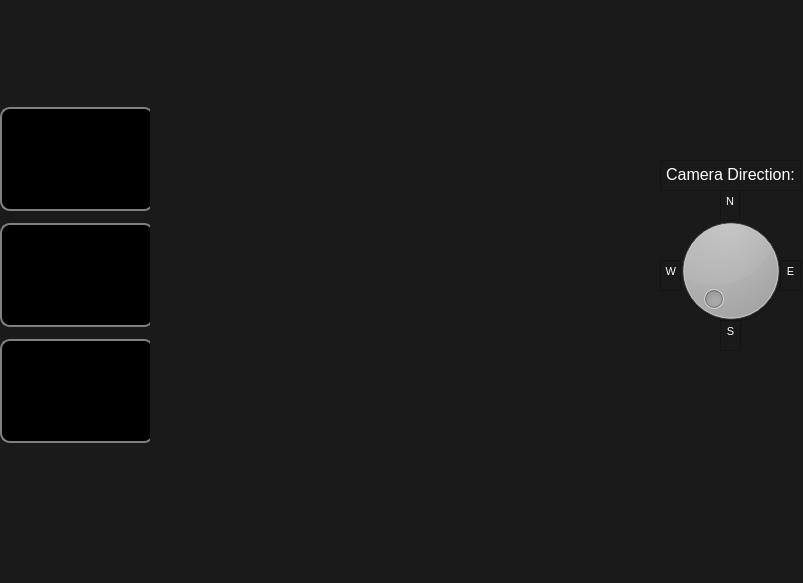
<?xml version="1.0" encoding="UTF-8"?>
<ui version="4.0">
 <class>MainWindow</class>
 <widget class="QMainWindow" name="MainWindow">
  <property name="geometry">
   <rect>
    <x>0</x>
    <y>0</y>
    <width>803</width>
    <height>583</height>
   </rect>
  </property>
  <property name="windowTitle">
   <string>MainWindow</string>
  </property>
  <property name="styleSheet">
   <string notr="true">background-color: #1a1a1a;</string>
  </property>
  <widget class="QWidget" name="centralwidget">
   <widget class="QWidget" name="verticalLayoutWidget">
    <property name="geometry">
     <rect>
      <x>0</x>
      <y>0</y>
      <width>154</width>
      <height>551</height>
     </rect>
    </property>
    <layout class="QVBoxLayout" name="navbar">
     <item>
      <layout class="QGridLayout" name="gridLayout">
       <item row="0" column="0">
        <layout class="QVBoxLayout" name="verticalLayout">
         <property name="spacing">
          <number>12</number>
         </property>
         <item>
          <widget class="QPushButton" name="pushButton">
           <property name="mouseTracking">
            <bool>false</bool>
           </property>
           <property name="contextMenuPolicy">
            <enum>Qt::DefaultContextMenu</enum>
           </property>
           <property name="styleSheet">
            <string notr="true">QPushButton {
    background-color: black;
    background-image: url(&quot;C:/Users/XBbur/OneDrive/Desktop/SPARK/uielements/home_icon.png&quot;);
    background-repeat: no-repeat;
    background-position: center;

    border-style: solid;        
    border-width: 2px;           
    border-color: gray;           /* Default border: gray */
    color: white;
    height: 100px;
    border-radius: 10px;
}

/* Hover state: white border */
QPushButton:hover {
    border-color: white;
    color: white;
}

/* Pressed state: swap image */
QPushButton:pressed {
    background-image: url(&quot;C:/Users/XBbur/OneDrive/Desktop/SPARK/uielements/home_icon_ON.png&quot;);
}
</string>
           </property>
           <property name="text">
            <string/>
           </property>
           <property name="icon">
            <iconset>
             <normaloff>home_icon_off.png</normaloff>
             <normalon>home_icon_ON.png</normalon>home_icon_off.png</iconset>
           </property>
           <property name="iconSize">
            <size>
             <width>64</width>
             <height>64</height>
            </size>
           </property>
          </widget>
         </item>
         <item>
          <widget class="QPushButton" name="pushButton_3">
           <property name="styleSheet">
            <string notr="true">QPushButton {
    background-color: black;
    background-image: url(&quot;C:/Users/XBbur/OneDrive/Desktop/SPARK/uielements/home_icon.png&quot;);
    background-repeat: no-repeat;
    background-position: center;

    border-style: solid;        
    border-width: 2px;           
    border-color: gray;           /* Default border: gray */
    color: white;
    height: 100px;
    border-radius: 10px;
}

/* Hover state: white border */
QPushButton:hover {
    border-color: white;
    color: white;
}

/* Pressed state: swap image */
QPushButton:pressed {
    background-image: url(&quot;C:/Users/XBbur/OneDrive/Desktop/SPARK/uielements/home_icon_ON.png&quot;);
}
</string>
           </property>
           <property name="text">
            <string/>
           </property>
           <property name="icon">
            <iconset>
             <normaloff>uielements/camera_icon.png</normaloff>uielements/camera_icon.png</iconset>
           </property>
           <property name="iconSize">
            <size>
             <width>60</width>
             <height>86</height>
            </size>
           </property>
          </widget>
         </item>
         <item>
          <widget class="QPushButton" name="pushButton_2">
           <property name="styleSheet">
            <string notr="true">QPushButton {
    background-color: black;
    background-image: url(&quot;C:/Users/XBbur/OneDrive/Desktop/SPARK/uielements/home_icon.png&quot;);
    background-repeat: no-repeat;
    background-position: center;

    border-style: solid;        
    border-width: 2px;           
    border-color: gray;           /* Default border: gray */
    color: white;
    height: 100px;
    border-radius: 10px;
}

/* Hover state: white border */
QPushButton:hover {
    border-color: white;
    color: white;
}

/* Pressed state: swap image */
QPushButton:pressed {
    background-image: url(&quot;C:/Users/XBbur/OneDrive/Desktop/SPARK/uielements/home_icon_ON.png&quot;);
}
</string>
           </property>
           <property name="text">
            <string/>
           </property>
           <property name="icon">
            <iconset>
             <normaloff>uielements/drone_icon.png</normaloff>uielements/drone_icon.png</iconset>
           </property>
           <property name="iconSize">
            <size>
             <width>70</width>
             <height>80</height>
            </size>
           </property>
          </widget>
         </item>
        </layout>
       </item>
      </layout>
     </item>
    </layout>
   </widget>
   <widget class="QWidget" name="mapHolder" native="true">
    <property name="geometry">
     <rect>
      <x>150</x>
      <y>0</y>
      <width>501</width>
      <height>541</height>
     </rect>
    </property>
   </widget>
   <widget class="QTextEdit" name="textEdit">
    <property name="geometry">
     <rect>
      <x>720</x>
      <y>190</y>
      <width>20</width>
      <height>31</height>
     </rect>
    </property>
    <property name="html">
     <string>&lt;!DOCTYPE HTML PUBLIC &quot;-//W3C//DTD HTML 4.0//EN&quot; &quot;http://www.w3.org/TR/REC-html40/strict.dtd&quot;&gt;
&lt;html&gt;&lt;head&gt;&lt;meta name=&quot;qrichtext&quot; content=&quot;1&quot; /&gt;&lt;style type=&quot;text/css&quot;&gt;
p, li { white-space: pre-wrap; }
&lt;/style&gt;&lt;/head&gt;&lt;body style=&quot; font-family:'MS Shell Dlg 2'; font-size:8.25pt; font-weight:400; font-style:normal;&quot;&gt;
&lt;p align=&quot;center&quot; style=&quot; margin-top:0px; margin-bottom:0px; margin-left:0px; margin-right:0px; -qt-block-indent:0; text-indent:0px;&quot;&gt;&lt;span style=&quot; color:#ffffff;&quot;&gt;N&lt;/span&gt;&lt;/p&gt;&lt;/body&gt;&lt;/html&gt;</string>
    </property>
   </widget>
   <widget class="QTextEdit" name="textEdit_2">
    <property name="geometry">
     <rect>
      <x>720</x>
      <y>320</y>
      <width>21</width>
      <height>31</height>
     </rect>
    </property>
    <property name="styleSheet">
     <string notr="true"/>
    </property>
    <property name="html">
     <string>&lt;!DOCTYPE HTML PUBLIC &quot;-//W3C//DTD HTML 4.0//EN&quot; &quot;http://www.w3.org/TR/REC-html40/strict.dtd&quot;&gt;
&lt;html&gt;&lt;head&gt;&lt;meta name=&quot;qrichtext&quot; content=&quot;1&quot; /&gt;&lt;style type=&quot;text/css&quot;&gt;
p, li { white-space: pre-wrap; }
&lt;/style&gt;&lt;/head&gt;&lt;body style=&quot; font-family:'MS Shell Dlg 2'; font-size:8.25pt; font-weight:400; font-style:normal;&quot;&gt;
&lt;p align=&quot;center&quot; style=&quot; margin-top:0px; margin-bottom:0px; margin-left:0px; margin-right:0px; -qt-block-indent:0; text-indent:0px;&quot;&gt;&lt;span style=&quot; color:#ffffff;&quot;&gt;S&lt;/span&gt;&lt;/p&gt;&lt;/body&gt;&lt;/html&gt;</string>
    </property>
   </widget>
   <widget class="QDial" name="dial">
    <property name="geometry">
     <rect>
      <x>670</x>
      <y>200</y>
      <width>121</width>
      <height>141</height>
     </rect>
    </property>
   </widget>
   <widget class="QTextEdit" name="textEdit_4">
    <property name="geometry">
     <rect>
      <x>660</x>
      <y>260</y>
      <width>21</width>
      <height>31</height>
     </rect>
    </property>
    <property name="styleSheet">
     <string notr="true"/>
    </property>
    <property name="html">
     <string>&lt;!DOCTYPE HTML PUBLIC &quot;-//W3C//DTD HTML 4.0//EN&quot; &quot;http://www.w3.org/TR/REC-html40/strict.dtd&quot;&gt;
&lt;html&gt;&lt;head&gt;&lt;meta name=&quot;qrichtext&quot; content=&quot;1&quot; /&gt;&lt;style type=&quot;text/css&quot;&gt;
p, li { white-space: pre-wrap; }
&lt;/style&gt;&lt;/head&gt;&lt;body style=&quot; font-family:'MS Shell Dlg 2'; font-size:8.25pt; font-weight:400; font-style:normal;&quot;&gt;
&lt;p align=&quot;center&quot; style=&quot; margin-top:0px; margin-bottom:0px; margin-left:0px; margin-right:0px; -qt-block-indent:0; text-indent:0px;&quot;&gt;&lt;span style=&quot; color:#ffffff;&quot;&gt;W&lt;/span&gt;&lt;/p&gt;&lt;/body&gt;&lt;/html&gt;</string>
    </property>
   </widget>
   <widget class="QTextEdit" name="textEdit_5">
    <property name="geometry">
     <rect>
      <x>780</x>
      <y>260</y>
      <width>21</width>
      <height>31</height>
     </rect>
    </property>
    <property name="styleSheet">
     <string notr="true"/>
    </property>
    <property name="html">
     <string>&lt;!DOCTYPE HTML PUBLIC &quot;-//W3C//DTD HTML 4.0//EN&quot; &quot;http://www.w3.org/TR/REC-html40/strict.dtd&quot;&gt;
&lt;html&gt;&lt;head&gt;&lt;meta name=&quot;qrichtext&quot; content=&quot;1&quot; /&gt;&lt;style type=&quot;text/css&quot;&gt;
p, li { white-space: pre-wrap; }
&lt;/style&gt;&lt;/head&gt;&lt;body style=&quot; font-family:'MS Shell Dlg 2'; font-size:8.25pt; font-weight:400; font-style:normal;&quot;&gt;
&lt;p align=&quot;center&quot; style=&quot; margin-top:0px; margin-bottom:0px; margin-left:0px; margin-right:0px; -qt-block-indent:0; text-indent:0px;&quot;&gt;&lt;span style=&quot; color:#ffffff;&quot;&gt;E&lt;/span&gt;&lt;/p&gt;&lt;/body&gt;&lt;/html&gt;</string>
    </property>
   </widget>
   <widget class="QTextBrowser" name="textBrowser">
    <property name="geometry">
     <rect>
      <x>660</x>
      <y>160</y>
      <width>141</width>
      <height>31</height>
     </rect>
    </property>
    <property name="html">
     <string>&lt;!DOCTYPE HTML PUBLIC &quot;-//W3C//DTD HTML 4.0//EN&quot; &quot;http://www.w3.org/TR/REC-html40/strict.dtd&quot;&gt;
&lt;html&gt;&lt;head&gt;&lt;meta name=&quot;qrichtext&quot; content=&quot;1&quot; /&gt;&lt;style type=&quot;text/css&quot;&gt;
p, li { white-space: pre-wrap; }
&lt;/style&gt;&lt;/head&gt;&lt;body style=&quot; font-family:'MS Shell Dlg 2'; font-size:8.25pt; font-weight:400; font-style:normal;&quot;&gt;
&lt;p align=&quot;center&quot; style=&quot; margin-top:0px; margin-bottom:0px; margin-left:0px; margin-right:0px; -qt-block-indent:0; text-indent:0px;&quot;&gt;&lt;span style=&quot; font-size:12pt; color:#ffffff;&quot;&gt;Camera Direction:&lt;/span&gt;&lt;/p&gt;&lt;/body&gt;&lt;/html&gt;</string>
    </property>
   </widget>
  </widget>
  <widget class="QMenuBar" name="menubar">
   <property name="geometry">
    <rect>
     <x>0</x>
     <y>0</y>
     <width>803</width>
     <height>21</height>
    </rect>
   </property>
  </widget>
  <widget class="QStatusBar" name="statusbar"/>
 </widget>
 <resources/>
 <connections/>
</ui>
